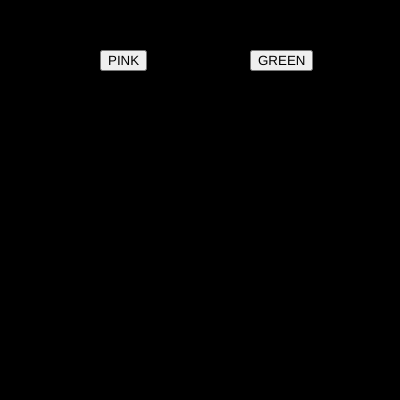
Frame 1 (no input)
Frame 60 (no input): identical to frame 1, image omitted
Frame 120 (the mouse pressed at the canvas centre since frame 60): identical to frame 1, image omitted

The p5.js sketch that drew this single still picture (run headless with seeded random() and noise() and a simulated clock; from frame 60 on, the mouse is pressed at the canvas centre):

// p5.js sketch
// ── sketch.js
var btn_red;
var btn_green;

var r = 0;
var g = 0;
var b = 0;

function setup() {
  createCanvas(400, 400);
  btn_red = createButton("PINK");
  btn_red.position(100,50);
  btn_red.mousePressed(red_bg);
  
  
  btn_green = createButton("GREEN");
  btn_green.position(250,50);
  btn_green.mousePressed(green_bg);
  
}

function draw() {
  background(r,g,b);
}


function red_bg()
{
  r = 255;
  g = 0;
  b = 255;
}

function green_bg()
{
  r = 0;
  g = 255;
  b =0;
}
